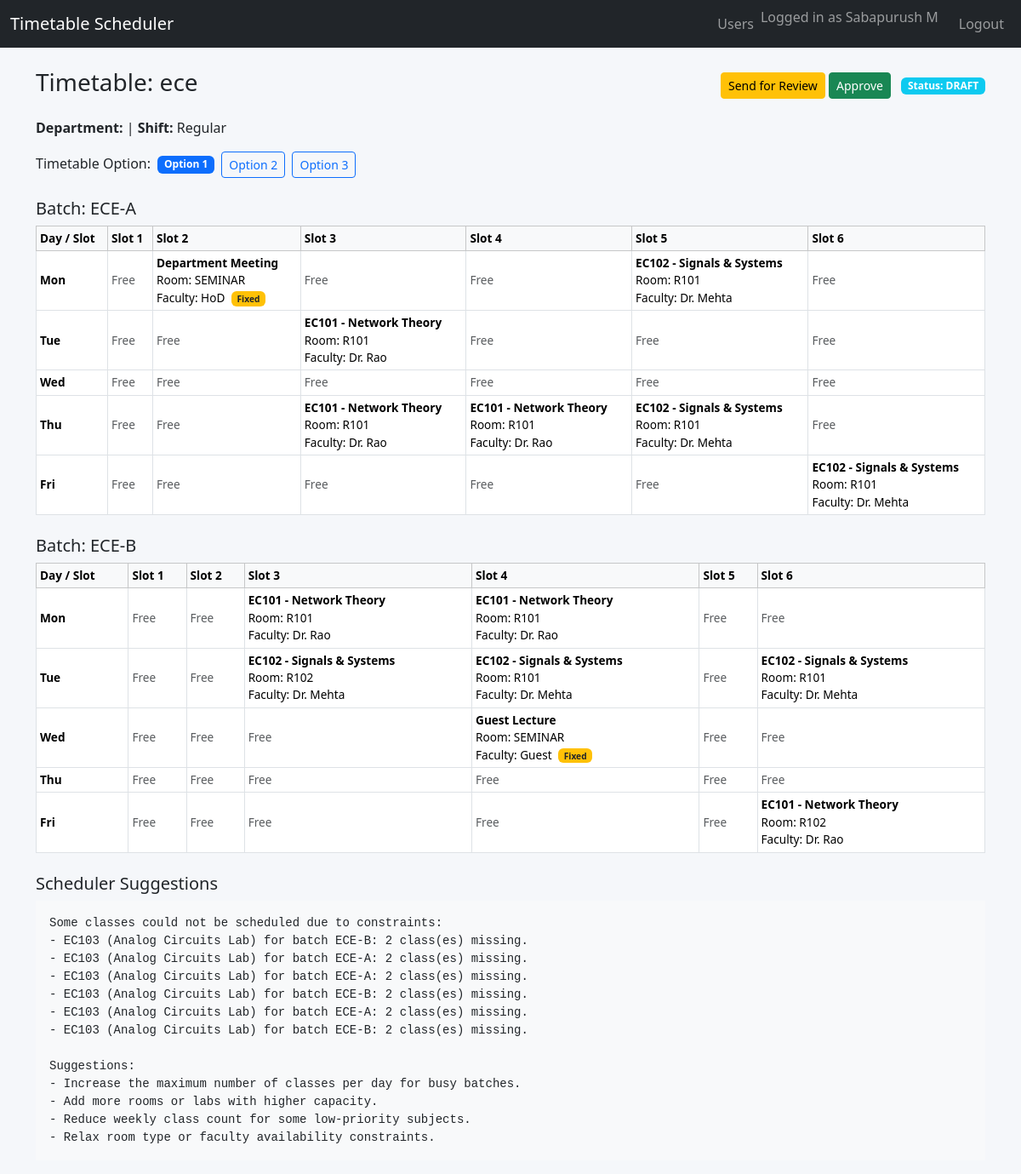
The page /timetable/1 (signed in) on the database its author committed.
### tables this page shows
CREATE TABLE users (
    id INTEGER PRIMARY KEY AUTOINCREMENT,
    username TEXT UNIQUE NOT NULL,
    password_hash TEXT NOT NULL,
    role TEXT NOT NULL
);

CREATE TABLE timetables (
    id INTEGER PRIMARY KEY AUTOINCREMENT,
    name TEXT NOT NULL,
    department TEXT,
    shift TEXT,
    status TEXT NOT NULL,         -- DRAFT / UNDER_REVIEW / APPROVED
    input_json TEXT NOT NULL,     -- stores rooms, batches, subjects, etc.
    solution_json TEXT,           -- stores multiple timetable options
    suggestions TEXT,             -- text explaining problems/suggestions
    created_by INTEGER,
    created_at TEXT,
    FOREIGN KEY (created_by) REFERENCES users(id)
);

### app.py (the view)
@app.route('/timetable/<int:timetable_id>')
@login_required
def view_timetable(timetable_id):
    user = current_user()
    conn = get_db()
    t = conn.execute(
        "SELECT * FROM timetables WHERE id = ?",
        (timetable_id,)
    ).fetchone()
    conn.close()
    if not t:
        flash("Timetable not found.", "danger")
        return redirect(url_for('dashboard'))
    input_data = json.loads(t['input_json'])
    options = json.loads(t['solution_json']) if t['solution_json'] else []
    suggestions = t['suggestions']
    try:
        option_index = int(request.args.get('option', 0) or 0)
    except ValueError:
        option_index = 0
    current_option = None
    if options:
        option_index = max(0, min(option_index, len(options) - 1))
        current_option = options[option_index]
        current_option['timetable'] = normalize_timetable_keys(current_option['timetable'])
    return render_template(
        'view_timetable.html',
        user=user,
        t=t,
        input_data=input_data,
        options=options,
        current_option=current_option,
        option_index=option_index,
        suggestions=suggestions
    )

### app.py (called while the page is built)
def get_db():
    conn = sqlite3.connect(DATABASE)
    conn.row_factory = sqlite3.Row
    return conn

def current_user():
    if 'user_id' in session:
        conn = get_db()
        user = conn.execute(
            "SELECT * FROM users WHERE id = ?",
            (session['user_id'],)
        ).fetchone()
        conn.close()
        return user
    return None

def login_required(f):
    @wraps(f)
    def wrapper(*args, **kwargs):
        if not current_user():
            return redirect(url_for('login'))
        return f(*args, **kwargs)
    return wrapper

def normalize_timetable_keys(timetable):
    new_tt = {}
    for batch, days in timetable.items():
        new_tt[batch] = {}
        for day_key, slots in days.items():
            day = int(day_key) if not isinstance(day_key, int) else day_key
            new_tt[batch][day] = {}
            for slot_key, cell in slots.items():
                slot = int(slot_key) if not isinstance(slot_key, int) else slot_key
                new_tt[batch][day][slot] = cell
    return new_tt

### templates/view_timetable.html
{% extends "base.html" %}
{% block content %}
<div class="d-flex justify-content-between align-items-center mb-3">
  <h3>Timetable: {{ t['name'] }}</h3>
  <div>
    <form method="post"
          action="{{ url_for('change_status', timetable_id=t['id'], new_status='UNDER_REVIEW') }}"
          class="d-inline">
      <button class="btn btn-warning btn-sm"
              {% if t['status'] == 'UNDER_REVIEW' %}disabled{% endif %}>
        Send for Review
      </button>
    </form>
    <form method="post"
          action="{{ url_for('change_status', timetable_id=t['id'], new_status='APPROVED') }}"
          class="d-inline">
      <button class="btn btn-success btn-sm"
              {% if t['status'] == 'APPROVED' %}disabled{% endif %}>
        Approve
      </button>
    </form>
    <span class="badge bg-info ms-2">Status: {{ t['status'] }}</span>
  </div>
</div>
<p>
  <b>Department:</b> {{ t['department'] }} |
  <b>Shift:</b> {{ t['shift'] }}
</p>
{% if options and current_option %}
  <div class="mb-3">
    <span>Timetable Option:</span>
    {% for i in range(options|length) %}
      {% if i == option_index %}
        <span class="badge bg-primary ms-1">Option {{ i+1 }}</span>
      {% else %}
        <a class="btn btn-outline-primary btn-sm ms-1"
           href="{{ url_for('view_timetable', timetable_id=t['id'], option=i) }}">
          Option {{ i+1 }}
        </a>
      {% endif %}
    {% endfor %}
  </div>
  {% set days_list = ['Mon','Tue','Wed','Thu','Fri','Sat','Sun'] %}
  {% set num_days = current_option['num_days'] %}
  {% set slots_per_day = current_option['slots_per_day'] %}
  {% set batches = current_option['batches'] %}
  {% set tt = current_option['timetable'] %}
  {% for batch in batches %}
    <h5 class="mt-4">Batch: {{ batch }}</h5>
    <table class="table table-bordered table-sm align-middle">
      <thead class="table-light">
        <tr>
          <th>Day / Slot</th>
          {% for s in range(slots_per_day) %}
            <th>Slot {{ s+1 }}</th>
          {% endfor %}
        </tr>
      </thead>
      <tbody>
      {% for d in range(num_days) %}
        <tr>
          <th>{{ days_list[d] }}</th>
          {% set day_map = tt.get(batch, {}).get(d, {}) %}
          {% for s in range(slots_per_day) %}
            {% set cell = day_map.get(s) %}
            {% if cell %}
              <td>
                <strong>{{ cell.subject }}</strong><br>
                Room: {{ cell.room }}<br>
                Faculty: {{ cell.faculty }}
                {% if cell.special %}
                  <span class="badge bg-warning text-dark ms-1">Fixed</span>
                {% endif %}
              </td>
            {% else %}
              <td class="text-muted">Free</td>
            {% endif %}
          {% endfor %}
        </tr>
      {% endfor %}
      </tbody>
    </table>
  {% endfor %}
  <div class="mt-4">
    <h5>Scheduler Suggestions</h5>
    <pre class="bg-light p-3" style="white-space: pre-wrap;">{{ suggestions }}</pre>
  </div>
{% else %}
  <p>No timetable options stored.</p>
{% endif %}
{% endblock %}

### templates/base.html (shortened to what this page needs)
<!DOCTYPE html>
<html lang="en">
<head>
    <link href="https://cdn.jsdelivr.net/npm/bootstrap@5.3.2/dist/css/bootstrap.min.css" rel="stylesheet">
    <link rel="stylesheet" href="{{ url_for('static', filename='style.css') }}">
</head>
<body>
<nav class="navbar navbar-expand-lg navbar-dark bg-dark mb-4">
  <div class="container-fluid">
    <a class="navbar-brand" href="{{ url_for('dashboard') }}">Timetable Scheduler</a>
    <div class="collapse navbar-collapse">
      <ul class="navbar-nav ms-auto">
       {% if user %}
<li class="nav-item">
  {% if user['role'] == 'ADMIN' %}
    <a class="nav-link" href="{{ url_for('list_users') }}">Users</a>
  {% endif %}
</li>
<li class="nav-item">
  <span class="navbar-text me-3">Logged in as {{ user['username'] }}</span>
</li>
<li class="nav-item">
  <a class="nav-link" href="{{ url_for('logout') }}">Logout</a>
</li>
{% endif %}
      </ul>
    </div>
  </div>
</nav>
<div class="container">
    {% block content %}{% endblock %}
</div>
</body>
</html>

### static/style.css (style rules this page uses)
body { background-color: #f5f7fa; }
table.table td, table.table th { font-size: 0.85rem; }

### rows shown on the page
users: username "Sabapurush M"
timetables: name "ece", status "DRAFT", shift "Regular", suggestions "Some classes could not be scheduled due to constraints: - EC103 (Analog Circuits Lab) for batch ECE-B: 2 class(es) missing. - EC103 (Analog Circuits Lab) for batch ECE-A: 2 class(es) missing. - EC103 (Analog Circuits Lab) for batch ECE-A: 2 class(es) missing. - EC103 (Analog Circuits Lab) for batch ECE-B: 2 class(es) missing. - EC103 (Analog Circuits Lab) for batch ECE-A: 2 class(es) missing. - EC103 (Analog Circuits Lab) for batch ECE-B: 2 class(es) missing. Suggestions: - Increase the maximum number of classes per day for busy batches. - Add more rooms or labs with higher capacity. - Reduce weekly class count for some low-priority subjects. - Relax room type or faculty availability…"

### other values the page prints
{{ i+1 }} "1"
{{ i+1 }} "2" "3"
{{ batch }} "ECE-A" "ECE-B"
{{ s+1 }} "1" "2" "3" "4" "5" "6" "1" "2" "3" "4" "5" "6"
{{ days_list[d] }} "Mon" "Tue" "Wed" "Thu" "Fri" "Mon" "Tue" "Wed" "Thu" "Fri"
{{ cell.subject }} "Department Meeting" "EC102 - Signals & Systems" "EC101 - Network Theory" "EC101 - Network Theory" "EC101 - Network Theory" "EC102 - Signals & Systems" "EC102 - Signals & Systems" "EC101 - Network Theory" "EC101 - Network Theory" "EC102 - Signals & Systems" "EC102 - Signals & Systems" "EC102 - Signals & Systems" "Guest Lecture" "EC101 - Network Theory"
{{ cell.room }} "SEMINAR" "R101" "R101" "R101" "R101" "R101" "R101" "R101" "R101" "R102" "R101" "R101" "SEMINAR" "R102"
{{ cell.faculty }} "HoD" "Dr. Mehta" "Dr. Rao" "Dr. Rao" "Dr. Rao" "Dr. Mehta" "Dr. Mehta" "Dr. Rao" "Dr. Rao" "Dr. Mehta" "Dr. Mehta" "Dr. Mehta" "Guest" "Dr. Rao"
